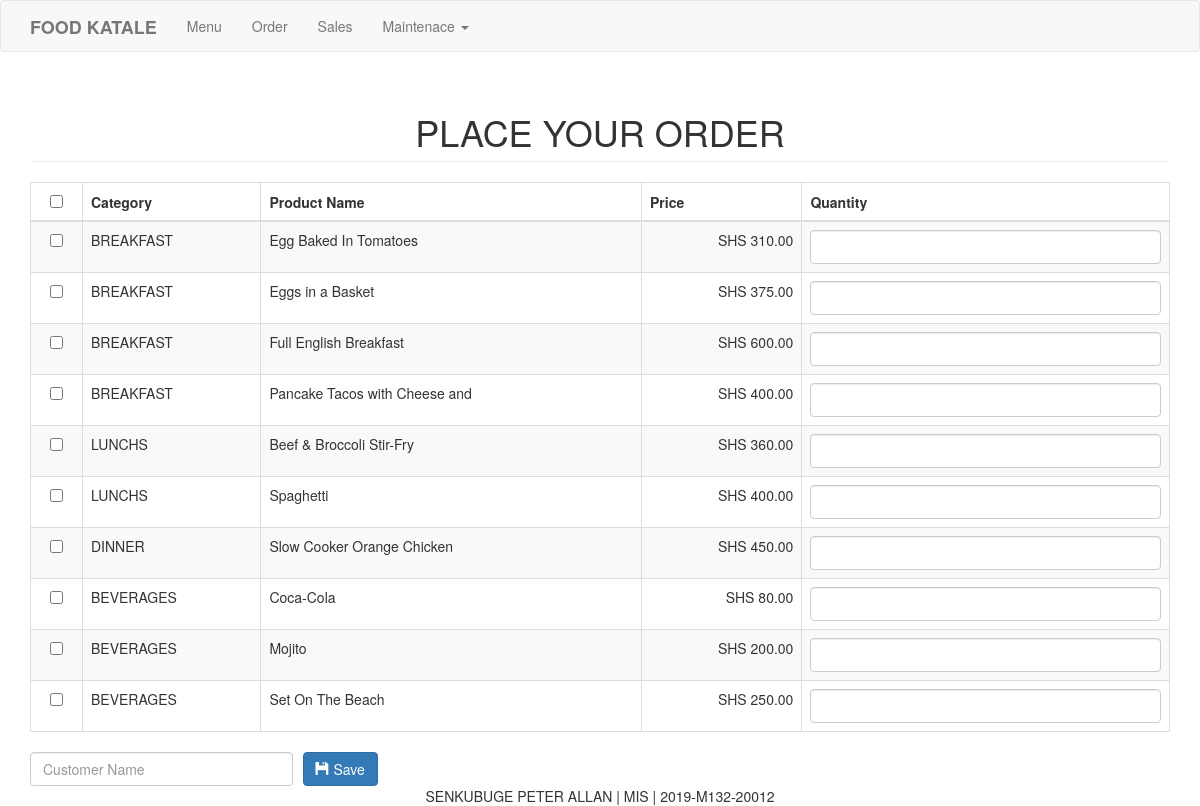
The app's page /order.php with its own data.
### tables this page shows
CREATE TABLE `product` (
  `productid` int(11) NOT NULL,
  `categoryid` int(1) NOT NULL,
  `productname` varchar(30) NOT NULL,
  `price` double NOT NULL,
  `photo` varchar(150) NOT NULL
);

CREATE TABLE `category` (
  `categoryid` int(11) NOT NULL,
  `catname` varchar(30) NOT NULL
);

### order.php (the view, shortened to what this page needs)
<?php include('header.php'); ?>
<body>
<?php include('navbar.php'); ?>
<div class="container">
	<h1 class="page-header text-center">PLACE YOUR ORDER</h1>
	<form method="POST" action="purchase.php">
		<table class="table table-striped table-bordered">
			<thead>
				<th class="text-center"><input type="checkbox" id="checkAll"></th>
				<th>Category</th>
				<th>Product Name</th>
				<th>Price</th>
				<th>Quantity</th>
			</thead>
			<tbody>
				<?php
					$sql="select * from product left join category on category.categoryid=product.categoryid order by product.categoryid asc, productname asc";
					$query=$conn->query($sql);
					$iterate=0;
					while($row=$query->fetch_array()){
						?>
						<tr>
							<td class="text-center"><input type="checkbox" value="<?php echo $row['productid']; ?>||<?php echo $iterate; ?>" name="productid[]" style=""></td>
							<td><?php echo $row['catname']; ?></td>
							<td><?php echo $row['productname']; ?></td>
							<td class="text-right">SHS <?php echo number_format($row['price'], 2); ?></td>
							<td><input type="text" class="form-control" name="quantity_<?php echo $iterate; ?>"></td>
						</tr>
						<?php
						$iterate++;
					}
				?>
			</tbody>
		</table>
		<div class="row">
			<div class="col-md-3">
				<input type="text" name="customer" class="form-control" placeholder="Customer Name" required>
			</div>
			<div class="col-md-2" style="margin-left:-20px;">
				<button type="submit" class="btn btn-primary"><span class="glyphicon glyphicon-floppy-disk"></span> Save</button>
			</div>
		</div>
	</form>
</div>
</body>
<footer><center>SENKUBUGE PETER ALLAN | MIS | 2019-M132-20012</center></footer>
</html>

### records on screen
product: categoryid.catname "BREAKFAST", productname "Egg Baked In Tomatoes", price "310.00"
product: categoryid.catname "BREAKFAST", productname "Eggs in a Basket", price "375.00"
product: categoryid.catname "BREAKFAST", productname "Full English Breakfast", price "600.00"
product: categoryid.catname "BREAKFAST", productname "Pancake Tacos with Cheese and", price "400.00"
product: categoryid.catname "LUNCHS", productname "Beef & Broccoli Stir-Fry", price "360.00"
product: categoryid.catname "LUNCHS", productname "Spaghetti", price "400.00"
product: categoryid.catname "DINNER", productname "Slow Cooker Orange Chicken", price "450.00"
product: categoryid.catname "BEVERAGES", productname "Coca-Cola", price "80.00"
product: categoryid.catname "BEVERAGES", productname "Mojito", price "200.00"
product: categoryid.catname "BEVERAGES", productname "Set On The Beach", price "250.00"
